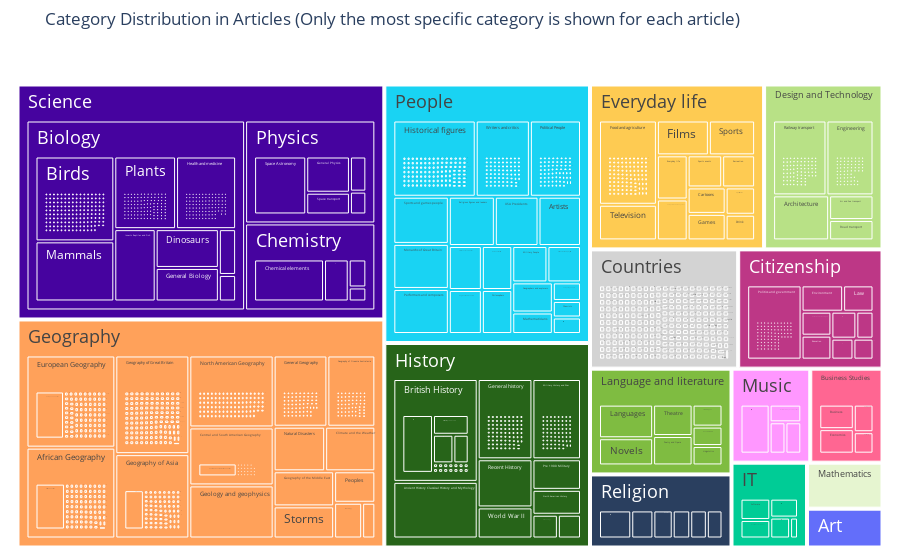

Notebook code cell kept with this figure:
### Code cell
df_categories_original = read_categories()
labels, parents, values, ids = create_treemap_data(df_categories_original, show_articles=True)

create_colored_treemap(labels, parents, values, ids,color_palette=config.PALETTE_CATEGORY_DICT, title="Category Distribution in Articles (Only the most specific category is shown for each article)")
print(f'We have {df_categories_original["level_1"].unique().size} distinct level 1 categories.')

### Figure 1 — Plotly figure (JSON) as saved in the notebook; plotly's stock layout.template omitted (floating-point values rounded to 4 significant figures; data arrays with more than 128 entries replaced by an {"elided": "..."} marker saying what was removed)
{"data": [{"branchvalues": "total", "ids": {"elided": "5335 str values"}, "labels": {"elided": "5335 str values"}, "marker": {"colors": {"elided": "5335 str values"}}, "parents": {"elided": "5335 str values"}, "textfont": {"size": 18}, "type": "treemap", "values": {"elided": "5335 int values"}}], "layout": {"margin": {"b": 5, "l": 10, "r": 10, "t": 50}, "title": {"text": "Category Distribution in Articles (Only the most specific category is shown for each article)"}}}
